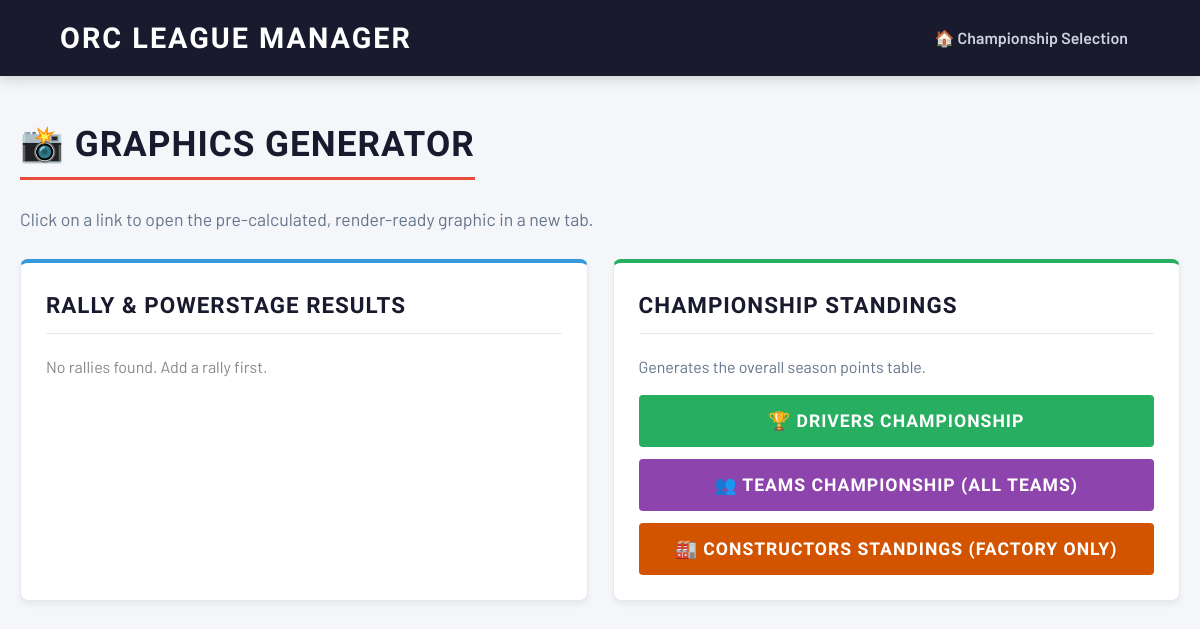
The app's page /c/3/graphics, older data.
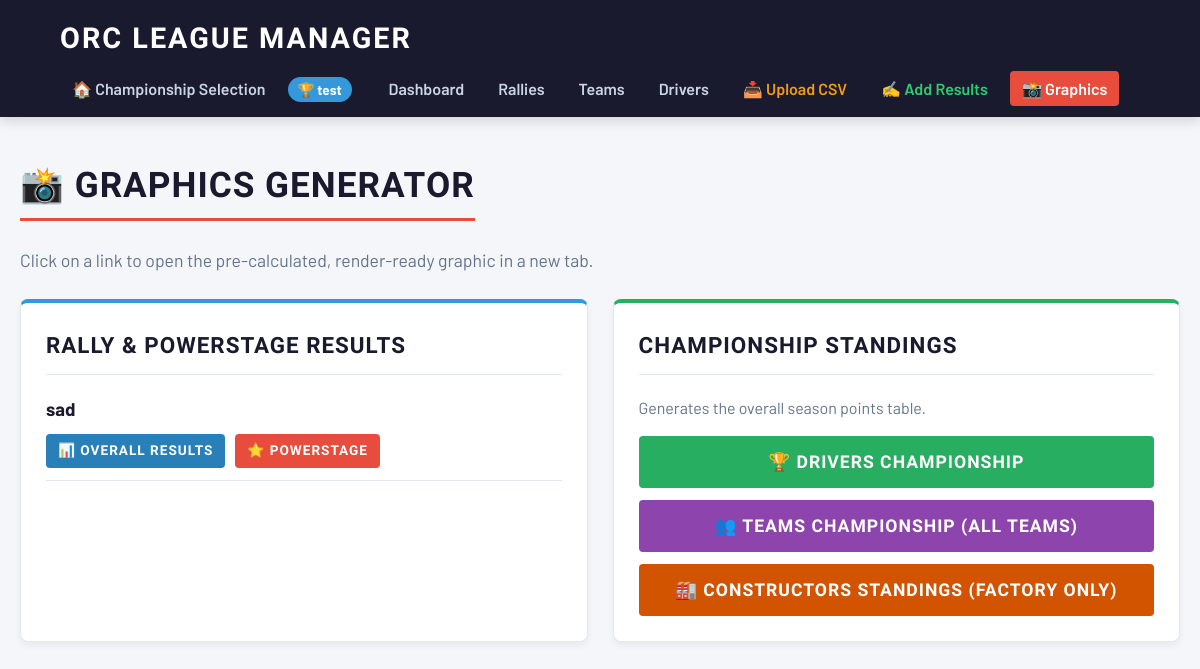
The same page, newer data.
### tables this page shows
CREATE TABLE championships (
        id INTEGER PRIMARY KEY AUTOINCREMENT,
        name TEXT NOT NULL
    , point_system_id INTEGER DEFAULT 1);

CREATE TABLE rallies (
        id INTEGER PRIMARY KEY AUTOINCREMENT,
        champ_id INTEGER NOT NULL,
        name TEXT NOT NULL,
        stages_count INTEGER DEFAULT 7,
        FOREIGN KEY (champ_id) REFERENCES championships (id) ON DELETE CASCADE
    );

### main.py (the view)
@app.get("/c/{champ_id}/graphics", response_class=HTMLResponse)
def graphics_page(request: Request, champ_id: int):
    conn = get_db_connection(); champ = get_champ(conn, champ_id)
    rallies = conn.execute("SELECT * FROM rallies WHERE champ_id = ?", (champ_id,)).fetchall()
    conn.close()
    return templates.TemplateResponse(request=request, name="graphics.html", context={"request": request, "champ": champ, "rallies": rallies})

### templates/graphics.html (shortened to what this page needs)
{% extends "base.html" %}
{% block content %}
    <h1 class="page-header">📸 Graphics Generator</h1>
    <p style="color: #64748b; margin-bottom: 25px; font-size: 1.1rem;">Click on a link to open the pre-calculated, render-ready graphic in a new tab.</p>
    <div class="grid">
        <div class="card" style="border-top: 4px solid var(--primary);">
            <h2 class="card-title">Rally & Powerstage Results</h2>
            <ul style="list-style: none; padding: 0;">
                {% for r in rallies %}
                <li style="margin-bottom: 18px; border-bottom: 1px solid var(--border); padding-bottom: 12px;">
                    <strong style="font-size: 1.15rem; color: var(--nav-bg);">{{ r.name }}</strong><br>
                    <div style="margin-top: 10px; display: flex; gap: 10px; flex-wrap: wrap;">
                        <a href="/c/{{ champ.id }}/render/rally/{{ r.id }}" target="_blank" class="btn btn-primary" style="padding: 6px 12px; font-size: 0.85rem; background: #2980b9;">📊 Overall Results</a>
                        <a href="/c/{{ champ.id }}/render/powerstage/{{ r.id }}" target="_blank" class="btn btn-danger" style="padding: 6px 12px; font-size: 0.85rem;">⭐ Powerstage</a>
                    </div>
                </li>
                {% else %}
                <li style="color: #888;">No rallies found. Add a rally first.</li>
                {% endfor %}
            </ul>
        </div>
        <div class="card" style="border-top: 4px solid var(--success);">
            <h2 class="card-title">Championship Standings</h2>
            <p style="margin-bottom: 15px; color: #64748b;">Generates the overall season points table.</p>
            <div style="display: flex; flex-direction: column; gap: 12px;">
                <a href="/c/{{ champ.id }}/render/championship" target="_blank" class="btn btn-success btn-block" style="padding: 12px; text-align: center; text-decoration: none;">🏆 Drivers Championship</a>
                <a href="/c/{{ champ.id }}/render/teams" target="_blank" class="btn btn-primary btn-block" style="padding: 12px; text-align: center; text-decoration: none; background-color: #8e44ad; border-color: #8e44ad;">👥 Teams Championship (All Teams)</a>
                <a href="/c/{{ champ.id }}/render/constructors" target="_blank" class="btn btn-primary btn-block" style="padding: 12px; text-align: center; text-decoration: none; background-color: #d35400; border-color: #d35400;">🏭 Constructors Standings (Factory Only)</a>
            </div>
        </div>
    </div>
    {% endblock %}

### templates/base.html (shortened to what this page needs)
<!DOCTYPE html>
<html lang="en">
<head>
</head>
<body>
    <nav class="navbar">
        <a href="/" class="navbar-brand">ORC LEAGUE MANAGER</a>
        <ul class="nav-links">
            <li><a href="/">🏠 Championship Selection</a></li>
            {% if champ %}
                <li><span class="champ-badge">🏆 {{ champ.name }}</span></li>
                <li><a href="/c/{{ champ.id }}/dashboard">Dashboard</a></li>
                <li><a href="/c/{{ champ.id }}/rallies">Rallies</a></li>
                <li><a href="/c/{{ champ.id }}/teams">Teams</a></li>
                <li><a href="/c/{{ champ.id }}/drivers">Drivers</a></li>
                <li><a href="/c/{{ champ.id }}/import" style="color: #f39c12;">📥 Upload CSV</a></li>
                <li><a href="/c/{{ champ.id }}/manual_entry" style="color: #2ecc71;">✍️ Add Results</a></li>
                <li><a href="/c/{{ champ.id }}/graphics" style="background: #e74c3c; color: white;">📸 Graphics</a></li>
            {% endif %}
        </ul>
    </nav>
    <div class="container">
        {% block content %}{% endblock %}
    </div>
</body>
</html>

Row changes from the older to the newer data that the page shows:
added championships: name "test"
added rallies: name "sad"
Text that changed along with them:
text no longer shown: "No rallies found. Add a rally first."
text now shown: "🏆 Dashboard Rallies Teams Drivers 📥 Upload CSV ✍️ Add Results 📸 Graphics"
